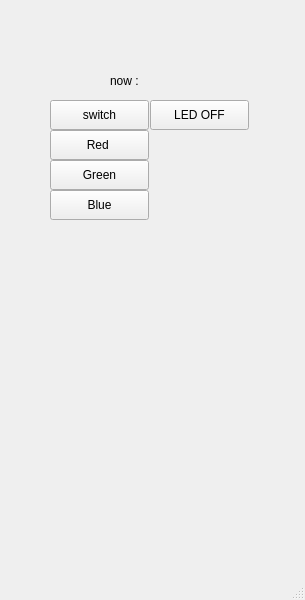
<?xml version="1.0" encoding="UTF-8"?>
<ui version="4.0">
 <class>MainWindow</class>
 <widget class="QMainWindow" name="MainWindow">
  <property name="geometry">
   <rect>
    <x>0</x>
    <y>0</y>
    <width>305</width>
    <height>600</height>
   </rect>
  </property>
  <property name="windowTitle">
   <string>MainWindow</string>
  </property>
  <widget class="QWidget" name="centralwidget">
   <widget class="QPushButton" name="btn_2">
    <property name="geometry">
     <rect>
      <x>150</x>
      <y>100</y>
      <width>99</width>
      <height>30</height>
     </rect>
    </property>
    <property name="text">
     <string>LED OFF</string>
    </property>
   </widget>
   <widget class="QPushButton" name="btn1_r">
    <property name="geometry">
     <rect>
      <x>50</x>
      <y>130</y>
      <width>99</width>
      <height>30</height>
     </rect>
    </property>
    <property name="text">
     <string>Red </string>
    </property>
   </widget>
   <widget class="QPushButton" name="btn1_g">
    <property name="geometry">
     <rect>
      <x>50</x>
      <y>160</y>
      <width>99</width>
      <height>30</height>
     </rect>
    </property>
    <property name="text">
     <string>Green</string>
    </property>
   </widget>
   <widget class="QPushButton" name="btn1_b">
    <property name="geometry">
     <rect>
      <x>50</x>
      <y>190</y>
      <width>99</width>
      <height>30</height>
     </rect>
    </property>
    <property name="text">
     <string>Blue</string>
    </property>
   </widget>
   <widget class="QPushButton" name="btn_switch">
    <property name="geometry">
     <rect>
      <x>50</x>
      <y>100</y>
      <width>99</width>
      <height>30</height>
     </rect>
    </property>
    <property name="text">
     <string>switch</string>
    </property>
   </widget>
   <widget class="QLabel" name="label_led">
    <property name="geometry">
     <rect>
      <x>110</x>
      <y>70</y>
      <width>68</width>
      <height>22</height>
     </rect>
    </property>
    <property name="text">
     <string>now :</string>
    </property>
   </widget>
  </widget>
  <widget class="QMenuBar" name="menubar">
   <property name="geometry">
    <rect>
     <x>0</x>
     <y>0</y>
     <width>305</width>
     <height>28</height>
    </rect>
   </property>
  </widget>
  <widget class="QStatusBar" name="statusbar"/>
 </widget>
 <resources/>
 <connections/>
 <slots>
  <slot>slot1()</slot>
  <slot>slot2()</slot>
 </slots>
</ui>
